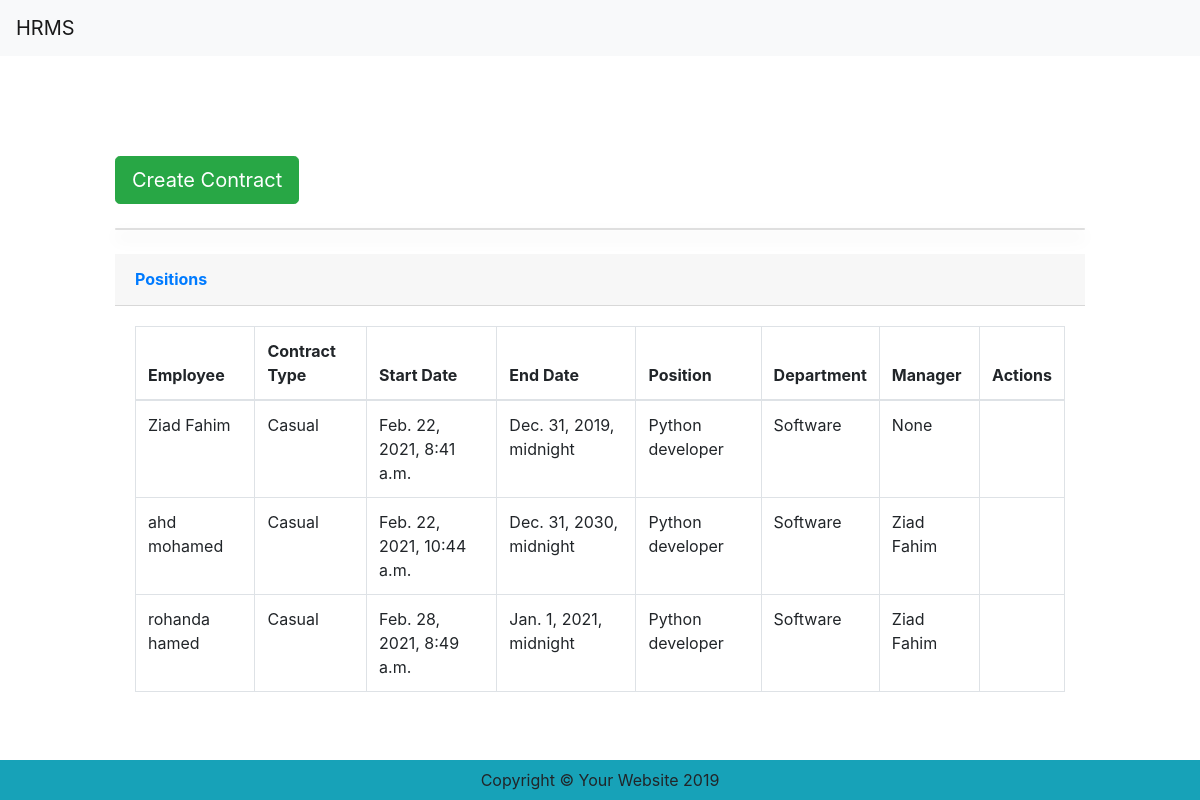
/employees/contracts/, run on the app's committed database.
### employees/models.py (models this page shows, shortened)
class Contract(models.Model):
    employee=models.ForeignKey(Employee,  related_name='employee' ,on_delete=models.CASCADE)
    Contract_CHOICE = [
        ('Casual', 'Casual'),
        ('trainee', 'trainee'),
        ('Contractors', 'Contractors'),
    ]
    contract_type=models.CharField(
        max_length=20,
        choices=Contract_CHOICE,
        default="",
    )
    contract_start=models.DateTimeField(auto_now_add=True)
    contract_end=models.DateTimeField(auto_now=False, auto_now_add=False)
    position=models.ForeignKey(Position, on_delete=models.CASCADE)
    department=models.ForeignKey(Department, on_delete=models.CASCADE)
    manager=models.ForeignKey(Employee, related_name='manager' ,on_delete=models.CASCADE, null=True, blank=True)

class Employee(models.Model):
    user=models.ForeignKey(User, on_delete=models.CASCADE,null=True,blank=True)
    employee_name=models.CharField(max_length=50)
    employee_email=models.CharField(max_length=50)
    employee_number=models.CharField(max_length=50)
    GENDER_CHOICE = [
        ('Male', 'Male'),
        ('Female', 'Female'),
    ]
    gender = models.CharField(
        max_length=10,
        choices=GENDER_CHOICE,
        default="",
    )
    nationality=models.CharField(max_length=50)
    address=models.CharField(max_length=50)
    ID_CHOICE = [
        ('National_ID', 'National_ID'),
        ('Passport', 'Passport'),
    ]
    id_type=models.CharField(
        max_length=20,
        choices=ID_CHOICE,
        default="",
    )
    hire_date=models.DateTimeField(auto_now=False, auto_now_add=False)
    SOCIAL_CHOICE = [
        ('Single', 'Single'),
        ('Maried', 'Maried'),
    ]
    social_status=models.CharField(
        max_length=20,
        choices=SOCIAL_CHOICE,
        default="",
    )
    date_birth=models.DateTimeField(auto_now=False, auto_now_add=False)
    blace_birth=models.CharField(max_length=50)
    Mobile=models.CharField(max_length=50)
    idd=models.CharField(max_length=50)
    insured=models.BooleanField()
    is_active=models.BooleanField()
    has_medical=models.BooleanField()
    leaves_balance=models.CharField(max_length=50)
    def __str__(self):
        return self.employee_name

### positions/models.py (models this page shows)
class Position(models.Model):
    position_name=models.CharField(max_length=50)
    position_description= models.CharField(max_length=100)
    start_date=models.DateTimeField(auto_now_add=True)
    end_date=models.DateField(blank=True,null=True)
    def __str__(self):
        return self.position_name

### departments/models.py (models this page shows)
class Department(models.Model):
    department_name=models.CharField(max_length=50)
    department_description=models.CharField(max_length=100)
    start_date=models.DateTimeField(auto_now_add=True)
    end_date=models.DateTimeField(blank=True,null=True)
    def __str__(self):
        return self.department_name

### employees/views.py (the view)
# urls.py: path("contracts/", views.contracts, name="all_contracts"),
def contracts(request):
    contracts = Contract.objects.all()
    context = {
        'contracts' : contracts ,
    }
    return render(request,'contracts.html',context)

### templates/contracts.html (shortened to what this page needs)
{% extends './base.html' %} {% block content %}
<div class="row justify-content-center" style="margin-top: 100px;">
    <div class="col-10 ">
        <a href="{% url 'create_contract' %}" class="btn btn-lg btn-success text-gray-800 mr-3 mb-2">Create Contract</a></h1>
    </div>
</div>
<div class="row justify-content-center ">
    <div class="col-10 ">
        <div class="card shadow mb-4 mt-3"></div>
        <div class="card-header py-3">
            <h6 class="m-0 font-weight-bold text-primary">Positions</h6>
        </div>
        <div class="card-body">
            <div class="table-responsive">
                <table class="table table-bordered" id="dataTable" width="100%" cellspacing="0">
                    <thead>
                        <tr>
                            <th>Employee</th>
                            <th>Contract Type</th>
                            <th>Start Date</th>
                            <th>End Date</th>
                            <th>Position</th>
                            <th>Department</th>
                            <th>Manager</th>
                            <th>Actions</th>
                        </tr>
                    </thead>
                    <tbody>
                        {% for i in contracts %}
                        <tr>
                            <td>{{ i.employee}}</td>
                            <td>{{ i.contract_type }}</td>
                            <td>{{ i.contract_start }}</td>
                            <td>{{ i.contract_end}}</td>
                            <td>{{ i.position}}</td>
                            <td>{{ i.department}}</td>
                            <td>{{ i.manager}}</td>
                            <td>
                            </td>
                        </tr>
                        {% endfor %}
                    </tbody>
                </table>
            </div>
        </div>
    </div>
</div>
</div>
{% endblock %}

### templates/base.html (shortened to what this page needs)
<!DOCTYPE html>
<html>
<head>
    <link rel="stylesheet" href="https://stackpath.bootstrapcdn.com/bootstrap/4.5.2/css/bootstrap.min.css">
</head>
<body class="bg-gradient-warning">
        <nav class="navbar navbar-expand-lg navbar-light bg-light">
  <a class="navbar-brand" href="#">HRMS</a>
</nav>
    <div class="container-fluid">
        {% block content %} {% endblock %}
    <footer class="footer bg-info py-2" style="position: fixed; bottom: 0%; width: 100%;">
        <div class="container">
            <div class="copyright text-center my-auto">
                <span>Copyright &copy; Your Website 2019</span>
            </div>
        </div>
    </footer>
</body>
</html>

### data on the page
Contract: employee "Ziad Fahim", contract_type "Casual", contract_start "Feb. 22, 2021, 8:41 a.m.", contract_end "Dec. 31, 2019, midnight", position "Python developer", department "Software", manager "None"
Contract: employee "ahd mohamed", contract_type "Casual", contract_start "Feb. 22, 2021, 10:44 a.m.", contract_end "Dec. 31, 2030, midnight", position "Python developer", department "Software", manager "Ziad Fahim"
Contract: employee "rohanda hamed", contract_type "Casual", contract_start "Feb. 28, 2021, 8:49 a.m.", contract_end "Jan. 1, 2021, midnight", position "Python developer", department "Software", manager "Ziad Fahim"
